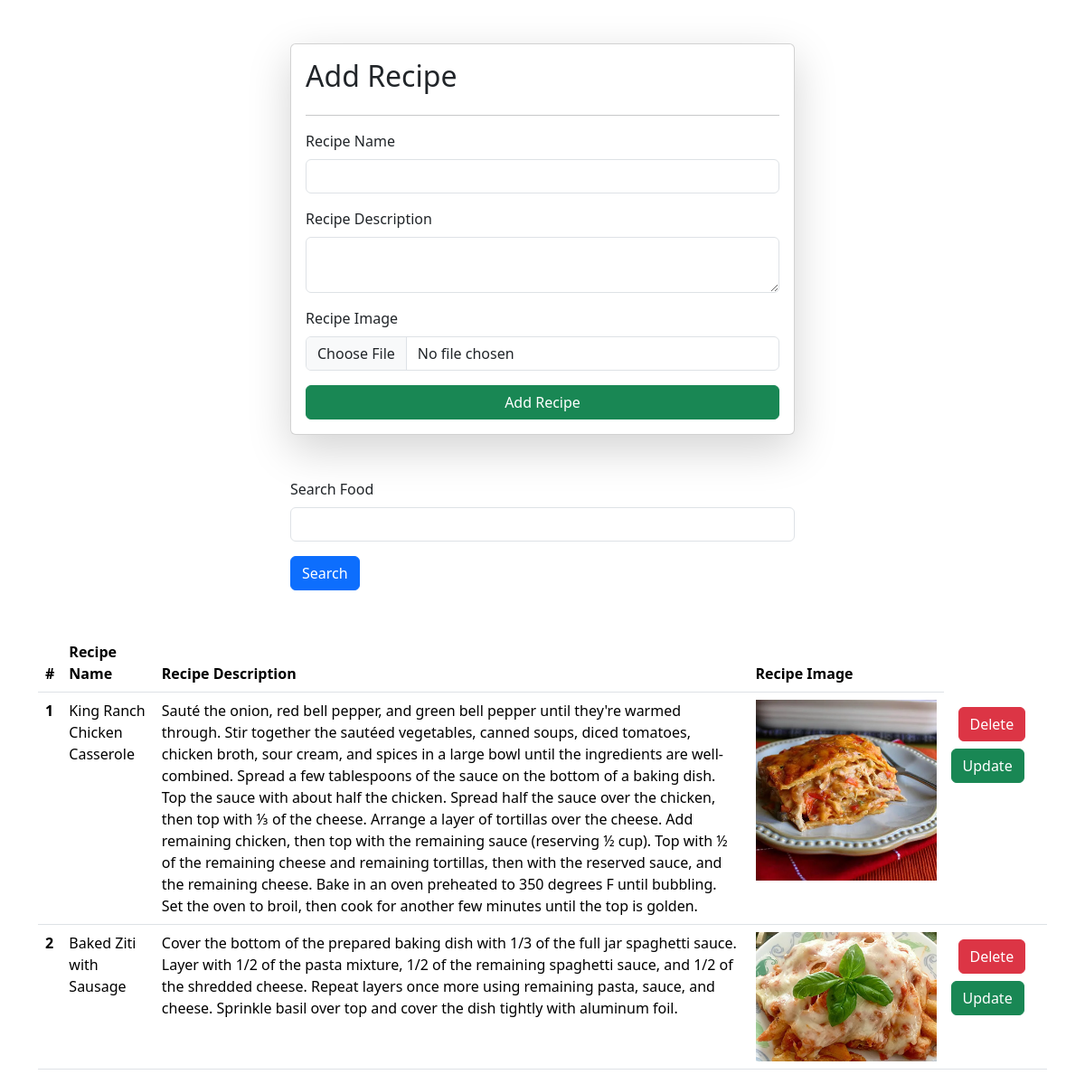
/recipe/, run on an earlier commit of the app's database.
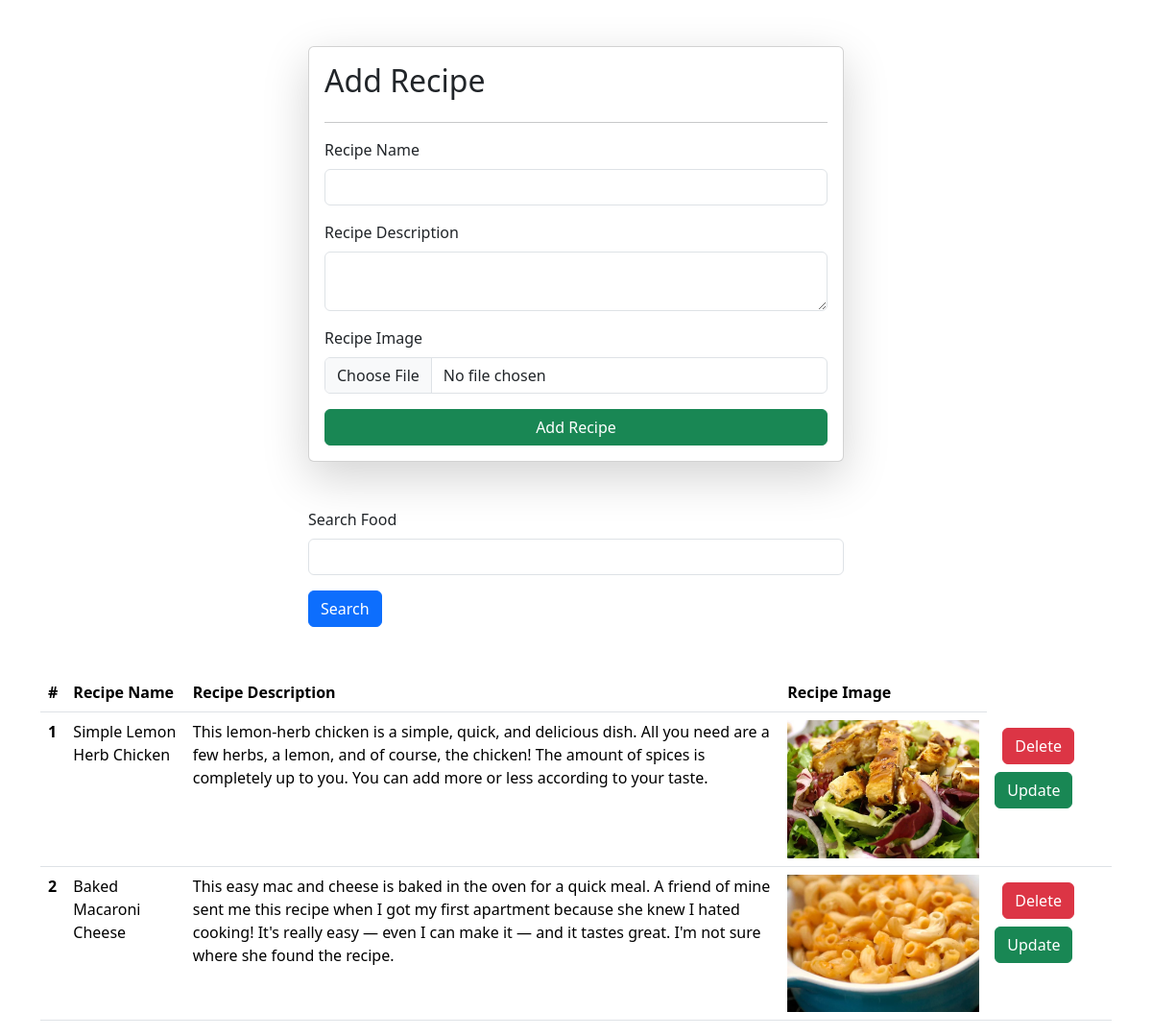
And on a later commit of the database.
### veges/models.py (models this page shows)
class Recipes(models.Model):
    recipe_name = models.CharField(max_length=100)
    recipe_description = models.TextField()
    recipe_image = models.ImageField(upload_to = "recipe_image")

### veges/views.py (the view, shortened to what this page needs)
# urls.py: path("recipe/", recipes, name = "recipes"),
def recipes(request):
    queryset = Recipes.objects.all()
    if request.GET.get('search'):
        queryset = queryset.filter(recipe_name__icontains = request.GET.get('search'))
    context = {'recipes': queryset}
    return render(request, 'veges/recipes.html', context)

### veges/templates/veges/recipes.html (shortened to what this page needs)
<!DOCTYPE html>
<html lang="en">
  <head>
    <link
      href="https://cdn.jsdelivr.net/npm/bootstrap@5.3.3/dist/css/bootstrap.min.css"
      rel="stylesheet"
    />
  </head>
  <body>
    <div class="container mt-5">
      <form
        class="col-6 mx-auto card p-3 shadow-lg"
        method="post"
        enctype="multipart/form-data"
      >
        <h2>Add Recipe</h2>
        <hr />
        <div class="mb-3">
          <label for="exampleInputEmail1" class="form-label">Recipe Name</label>
          <input name="recipe_name" required type="text" class="form-control" />
        </div>
        <div class="mb-3">
          <label for="exampleInputPassword1" class="form-label"
            >Recipe Description</label
          >
          <textarea
            class="form-control"
            name="recipe_description"
            required
          ></textarea>
        </div>
        <div class="mb-3">
          <label for="exampleInputPassword1" class="form-label"
            >Recipe Image</label
          >
          <input name="recipe_image" type="file" class="form-control" />
        </div>
        <button type="submit" class="btn btn-success">Add Recipe</button>
      </form>
      <div class="mt-5">
        <div class="mx-auto col-6">
          <form>
            <div class="mb-3">
              <label for="exampleInputEmail1" class="form-label"
                >Search Food</label
              >
              <input name="search" type="text" class="form-control" />
            </div>
            <button type="submit" class="btn btn-primary">Search</button>
          </form>
        </div>
      </div>
      <table class="table mt-5">
        <thead>
          <tr>
            <th scope="col">#</th>
            <th scope="col">Recipe Name</th>
            <th scope="col">Recipe Description</th>
            <th scope="col">Recipe Image</th>
          </tr>
        </thead>
        <tbody>
          {% for recipe in recipes %}
          <tr>
            <th scope="row">{{forloop.counter}}</th>
            <td>{{recipe.recipe_name}}</td>
            <td>{{recipe.recipe_description}}</td>
            <td>
              <img src="/media/{{recipe.recipe_image}}" style="width: 200px" />
            </td>
            <td>
              <a href="/delete_recipe/{{recipe.id}}/" class="btn btn-danger m-2"
                >Delete</a
              >
              <a href="/update_recipe/{{recipe.id}}/" class="btn btn-success"
                >Update</a
              >
            </td>
          </tr>
          {% endfor %}
        </tbody>
      </table>
    </div>
  </body>
</html>

What changed in the data, as far as the page shows it:
removed Recipes: recipe_name "King Ranch Chicken Casserole", recipe_description "Sauté the onion, red bell pepper, and green bell pepper until they're warmed through. Stir together the sautéed vegetables, canned soups, diced tomatoes, chicken broth, sour cream, and spices in a large bowl until the ingredients are well-combined. Spread a few tablespoons of the sauce on the bottom of a baking dish. Top the sauce with about half the chicken. Spread half the sauce over the chicken, then top with ⅓ of the cheese. Arrange a layer of tortillas over the cheese. Add remaining chicken, then top with the remaining sauce (reserving ½ cup). Top with ½ of the remaining cheese and remaining tortillas, then with the reserved sauce, and the remaining cheese. Bake in an oven preheated to…", recipe_image (picture)
removed Recipes: recipe_name "Baked Ziti with Sausage", recipe_description "Cover the bottom of the prepared baking dish with 1/3 of the full jar spaghetti sauce. Layer with 1/2 of the pasta mixture, 1/2 of the remaining spaghetti sauce, and 1/2 of the shredded cheese. Repeat layers once more using remaining pasta, sauce, and cheese. Sprinkle basil over top and cover the dish tightly with aluminum foil.", recipe_image (picture)
added Recipes: recipe_name "Simple Lemon Herb Chicken", recipe_description "This lemon-herb chicken is a simple, quick, and delicious dish. All you need are a few herbs, a lemon, and of course, the chicken! The amount of spices is completely up to you. You can add more or less according to your taste.", recipe_image (picture)
added Recipes: recipe_name "Baked Macaroni Cheese", recipe_description "This easy mac and cheese is baked in the oven for a quick meal. A friend of mine sent me this recipe when I got my first apartment because she knew I hated cooking! It's really easy — even I can make it — and it tastes great. I'm not sure where she found the recipe.", recipe_image (picture)
